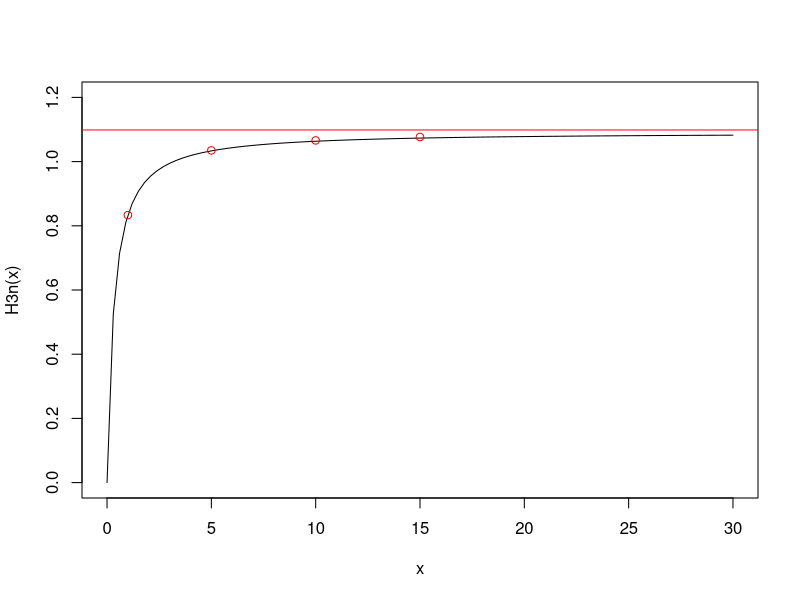
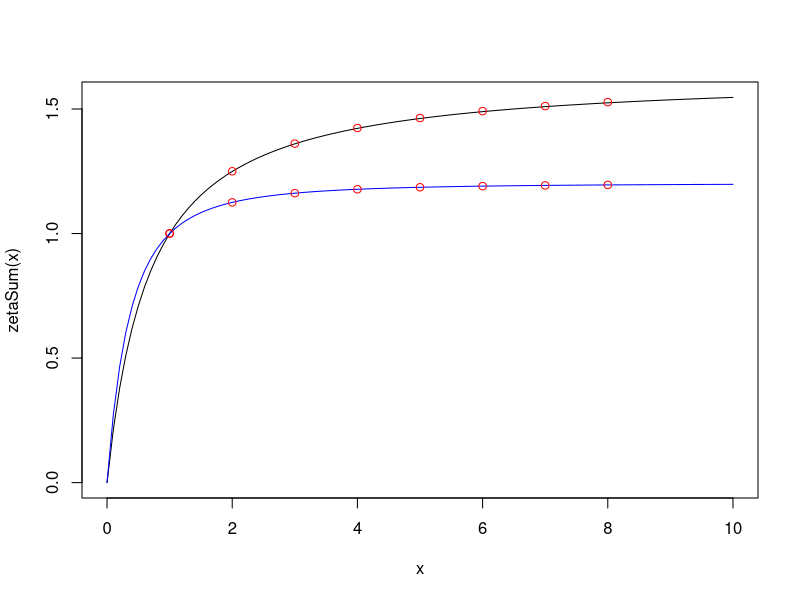
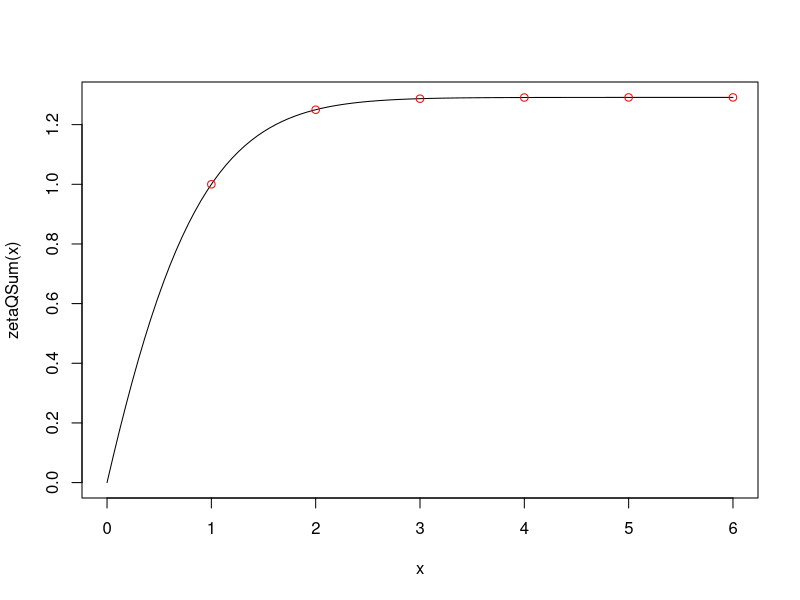
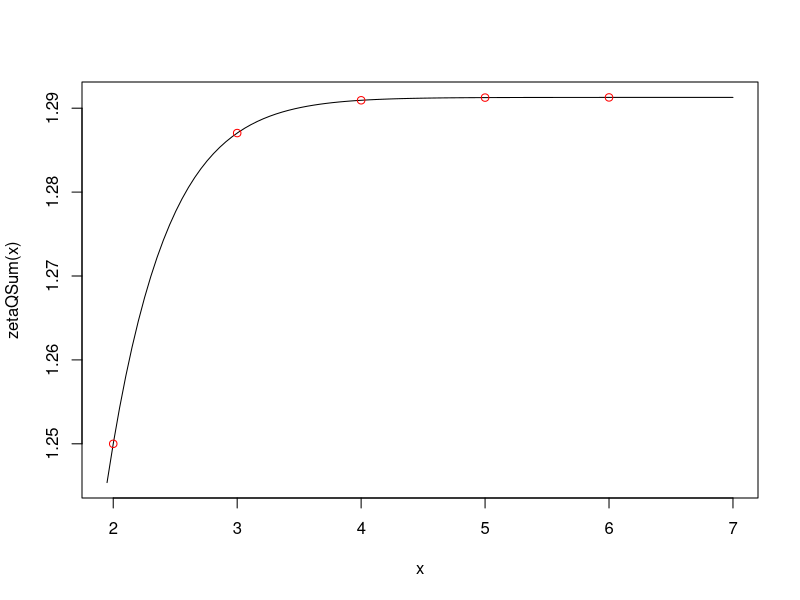
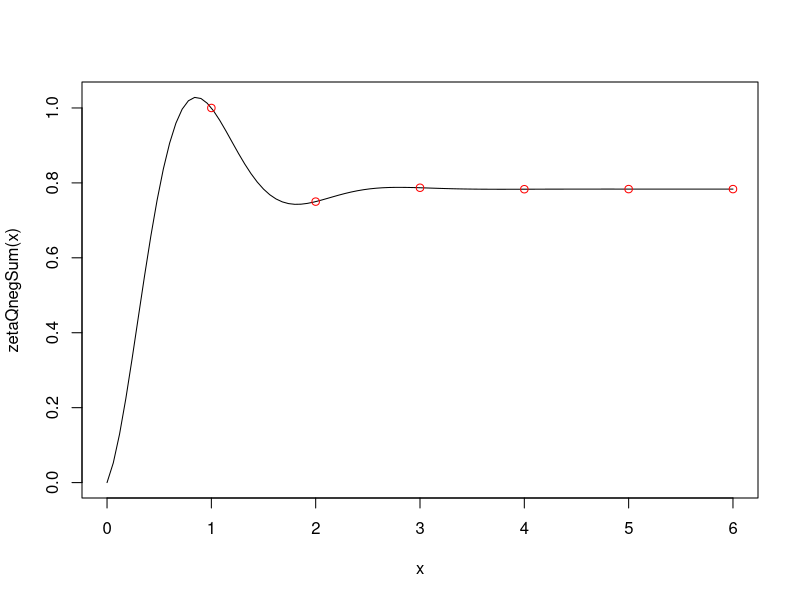
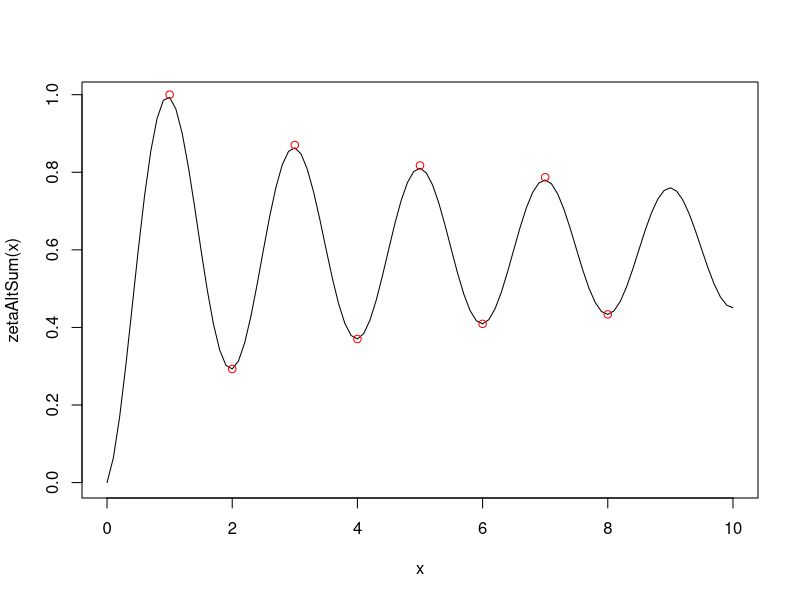
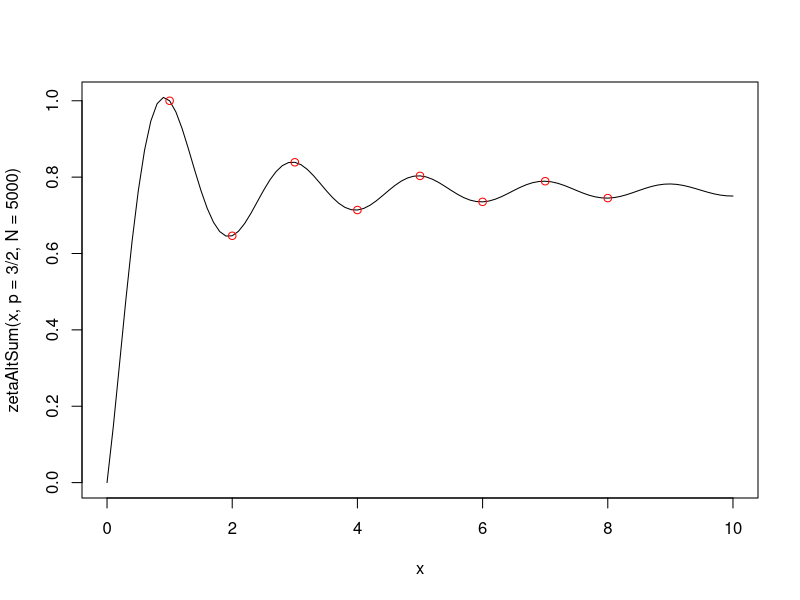
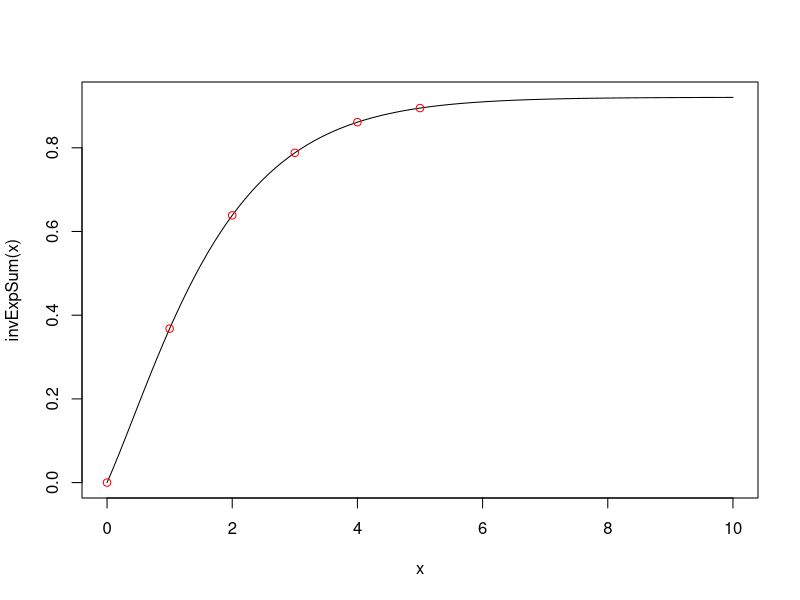

The R script that drew these images, in order:


### Analytic Continuation


# For an Introduction, see link to Digamma Function:
# - Lines That Connect: Extending the Harmonic Numbers to the Reals
#   https://www.youtube.com/watch?v=9p_U_o1pMKo



####################

### Helper Functions

### Simple ###

### Based on H(n)

### H(3*n) - H(n)
# - accuracy/convergence problems possible with some of the formulas;
#   (I may have had a bug in the code as well)
H3n = function(x, N = 30) {
	n = seq(0, N);
	sapply(x, \(x) {
		m = n + x;
		sum( (9*n+5) / ((3*n+1)*(3*n+2)*(3*n+3)) ) +
			- sum( (9*m+5) / ((3*m+1)*(3*m+2)*(3*m+3)));
	})
}
H3n0 = function(n) {
	sum(1/seq(3*n)) - sum(1/seq(n));
}
H3n0.alt = function(n) {
	n = seq(0, n-1);
	sum( (9*n+5) / ((3*n+1)*(3*n+2)*(3*n+3)) );
}


### Based on the Zeta-function
# - Zeta Partial-Sums;

### sum( 1 / n^p )
zetaSum = function(x, p=2, N = 50) {
	id = seq(1, N);
	sapply(x, \(x) sum(1/id^p) - sum(1/(x+id)^p));
}
zetaSum0 = function(n, p=2) {
	id = seq(1, n);
	sum(1/id^p);
}


### Quasi-Zeta

### sum( 1 / n^n )
zetaQSum = function(x, N = 30) {
	id = seq(1, N);
	sapply(x, \(x) {
		m = id + x;
		sum(1/id^id) - sum(1/m^m);
	})
}
zetaQSum0 = function(n) {
	id = seq(1, n);
	sum(1/id^id);
}

### sum( (-1)^n / n^n )
zetaQnegSum = function(x, N = 30) {
	id = seq(1, N);
	u  = (-1)^id;
	sapply(x, \(x) {
		m = id + x;
		b = sin(pi*m - pi/2);
		- sum(u/id^id) - sum(b/m^m);
	})
}
# non-Smooth
zetaQnegSum.nonSmooth = function(x, N = 30) {
	id = seq(1, N);
	u  = (-1)^id;
	sapply(x, \(x) {
		m = id + x;
		b = if(floor(x) %% 2 == 0) 1 else -1;
		- sum(u/id^id) + b * sum(u/m^m);
	})
}
zetaQnegSum0 = function(n) {
	id = seq(1, n);
	- sum((-1)^id / id^id);
}

### Alternating Zeta

### sum( (-1)^n / n^p )
zetaAltSum = function(x, p=1/2, N = 20000) {
	id = seq(1, N);
	u  = (-1)^id;
	sapply(x, \(x) {
		m = id + x;
		b = sin(pi*m - pi/2);
		- sum(u/id^p) - sum(b/m^p);
	})
}
zetaAltSum0 = function(n, p=1/2) {
	id = seq(1, n);
	- sum((-1)^id / id^p);
}


### Exponentials ###

### sum( n / exp(n) )
invExpSum = function(x, N = 30) {
	id = seq(0, N);
	sapply(x, \(x) sum(id/exp(id)) - sum((x+1+id)/exp(x+1+id)));
}
invExpSum0 = function(n) {
	id = seq(0, n);
	sum(id/exp(id));
}


### sum( 1 / (n*exp(n) + 1) )
invXExpSum = function(x, k=1, N = 30) {
	id = seq(0, N);
	sapply(x, function(x) {
		sum(1/(id*exp(id) + k)) - sum(1/((x+1+id)*exp(x+1+id) + k))
	});
}
invXExpSum0 = function(n, k=1) {
	id = seq(0, n);
	sum(1 / (id*exp(id) + k) );
}

#####################
#####################

################
### Examples ###
################

### Simple

### H(3*n) - H(n)

px = c(1,5,10,15);
curve(H3n(x), xlim=c(0, 30), ylim=c(0, 1.2))
points(px, sapply(px, H3n0), col="red")
abline(h = log(3), col="red")
# for derivation of log(3), see file:
# Sums.Trig.R;

###
H3n(1/2, N=10000)
2/3


##################
##################

### Zeta-based

### sum( 1 / n^p )
curve(zetaSum(x), xlim=c(0,10))
tmp = sapply(seq(1, 8), \(x) points(x, zetaSum0(x), col="red"))
#
p = 3
curve(zetaSum(x, p=p), add=T, col="blue")
tmp = sapply(seq(1, 8), \(x) points(x, zetaSum0(x, p=p), col="red"))

# Q: Can we compute a closed form for zetaSum(3/2)?
zetaSum(1/2, N=200)
4 - pi^2/3
zetaSum(3/2, N=200)
4 - pi^2/3 + 4/9
zetaSum(5/2, N=200)
4 - pi^2/3 + 4/9 + 4/25


##############

### Quasi-Zeta
# sum( 1 / n^n )

curve(zetaQSum(x), xlim=c(0, 6))
tmp = sapply(seq(1, 6), \(x) points(x, zetaQSum0(x), col="red"))

###
curve(zetaQSum(x), xlim=c(1.95, 7))
tmp = sapply(seq(2, 6), \(x) points(x, zetaQSum0(x), col="red"))

###
zetaQSum(1/2)
# TODO: ???


###############

### Quasi-Zeta
### Alternating

# sum( (-1)^n / n^n )

# TODO: Clarify if the use of sin() is the best option?
curve(zetaQnegSum(x), xlim=c(0, 6))
tmp = sapply(seq(1, 6), \(x) points(x, zetaQnegSum0(x), col="red"))

###
zetaQnegSum(20)
zetaQnegSum0(20)

###
zetaQnegSum(1/2)


### Bernoulli Integral
# Dr. Trefor Bazett: The Bernoulli Integral is ridiculous
# https://www.youtube.com/watch?v=PxyK_Tsnz10
# Dr. Peyam: Integral x^x from 0 to 1
# https://www.youtube.com/watch?v=A54_QPXdkU0


integrate(\(x) x^x, 0, 1)
zetaQnegSum(50)

###
integrate(\(x) x^(- x), 0, 1)
zetaQSum(50)


####################

### Alternating Zeta
# sum( (-1)^n / n^p )

# TODO: Clarify if the use of sin() is the best option?
# Note: large N needed for convergence of odd terms;
curve(zetaAltSum(x), xlim=c(0, 10))
tmp = sapply(seq(1, 8), \(x) points(x, zetaAltSum0(x), col="red"))


###
curve(zetaAltSum(x, p=3/2, N=5000), xlim=c(0, 10))
tmp = sapply(seq(1, 8), \(x) points(x, zetaAltSum0(x, p=3/2), col="red"))


################
################

### Exponentials

### sum( n / exp(n) )
curve(invExpSum(x), xlim=c(0,10))
tmp = sapply(seq(0, 5), \(x) points(x, invExpSum0(x), col="red"))


#####################

### sum( 1 / (n*exp(n) + 1) )
curve(invXExpSum(x), xlim=c(0,10))
tmp = sapply(seq(0, 6), \(x) points(x, invXExpSum0(x), col="red"))
#
k = 1 + 1/16
curve(invXExpSum(x, k=k), add = TRUE)
tmp = sapply(seq(0, 6), \(x) points(x, invXExpSum0(x, k=k), col="red"))


# NOT identical: still some diff?
invXExpSum0(50)
# exp(1)/2 # close, but ???
integrate(\(x) 1/(x*exp(x) + 1), 0, Inf)
